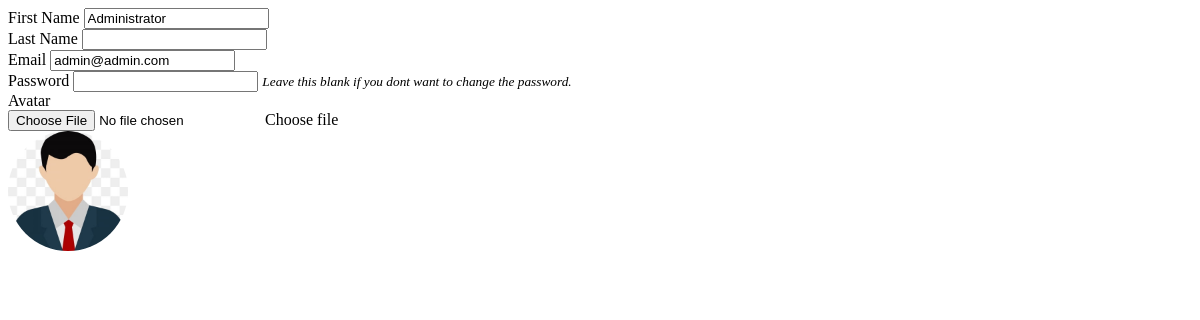
Page /manage_user.php?id=1 (signed in) on the earlier database version.
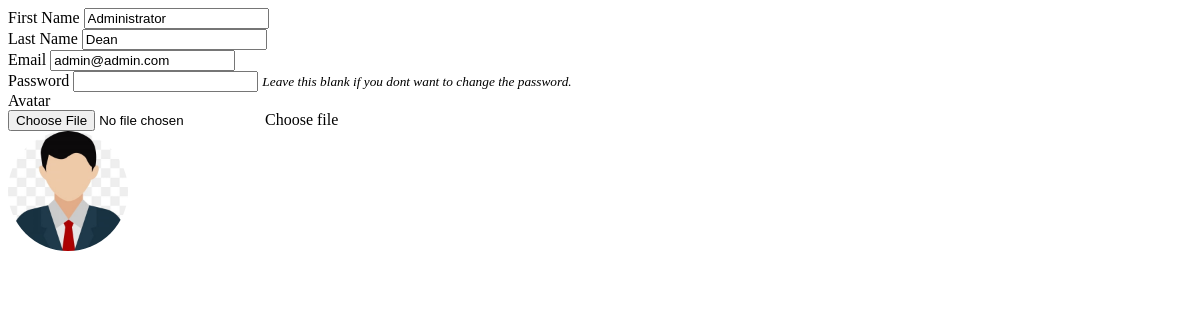
Same page on the later database version.
### tables this page shows
CREATE TABLE `users` (
  `id` int(30) NOT NULL,
  `firstname` varchar(200) NOT NULL,
  `lastname` varchar(200) NOT NULL,
  `email` varchar(200) NOT NULL,
  `password` text NOT NULL,
  `avatar` text NOT NULL DEFAULT 'no-image-available.png',
  `date_created` datetime NOT NULL DEFAULT current_timestamp()
);

### manage_user.php (the view, shortened to what this page needs)
<?php
include('db_connect.php');
if(isset($_GET['id'])){
$type = array("","users","faculty_list","student_list");
$user = $conn->query("SELECT * FROM {$type[$_SESSION['login_type']]} where id =".$_GET['id']);
foreach($user->fetch_array() as $k =>$v){
	$meta[$k] = $v;
}
}
?>
<div class="container-fluid">
	<form action="" id="manage-user">
		<div class="form-group">
			<label for="name">First Name</label>
			<input type="text" name="firstname" id="firstname" class="form-control" value="<?php echo isset($meta['firstname']) ? $meta['firstname']: '' ?>" required>
		</div>
		<div class="form-group">
			<label for="name">Last Name</label>
			<input type="text" name="lastname" id="lastname" class="form-control" value="<?php echo isset($meta['lastname']) ? $meta['lastname']: '' ?>" required>
		</div>
		<div class="form-group">
			<label for="email">Email</label>
			<input type="text" name="email" id="email" class="form-control" value="<?php echo isset($meta['email']) ? $meta['email']: '' ?>" required  autocomplete="off">
		</div>
		<div class="form-group">
			<label for="password">Password</label>
			<input type="password" name="password" id="password" class="form-control" value="" autocomplete="off">
			<small><i>Leave this blank if you dont want to change the password.</i></small>
		</div>
		<div class="form-group">
			<label for="" class="control-label">Avatar</label>
			<div class="custom-file">
              <input type="file" class="custom-file-input rounded-circle" id="customFile" name="img" onchange="displayImg(this,$(this))">
              <label class="custom-file-label" for="customFile">Choose file</label>
            </div>
		</div>
		<div class="form-group d-flex justify-content-center">
			<img src="<?php echo isset($meta['avatar']) ? 'assets/uploads/'.$meta['avatar'] :'' ?>" alt="" id="cimg" class="img-fluid img-thumbnail">
		</div>
	</form>
</div>

### manage_user.php (style rules this page uses)
img#cimg { height: 15vh; width: 15vh; object-fit: cover; border-radius: 100% 100%; }

Differences in the rows shown:
changed users "Administrator": lastname (not shown) → "Dean"
